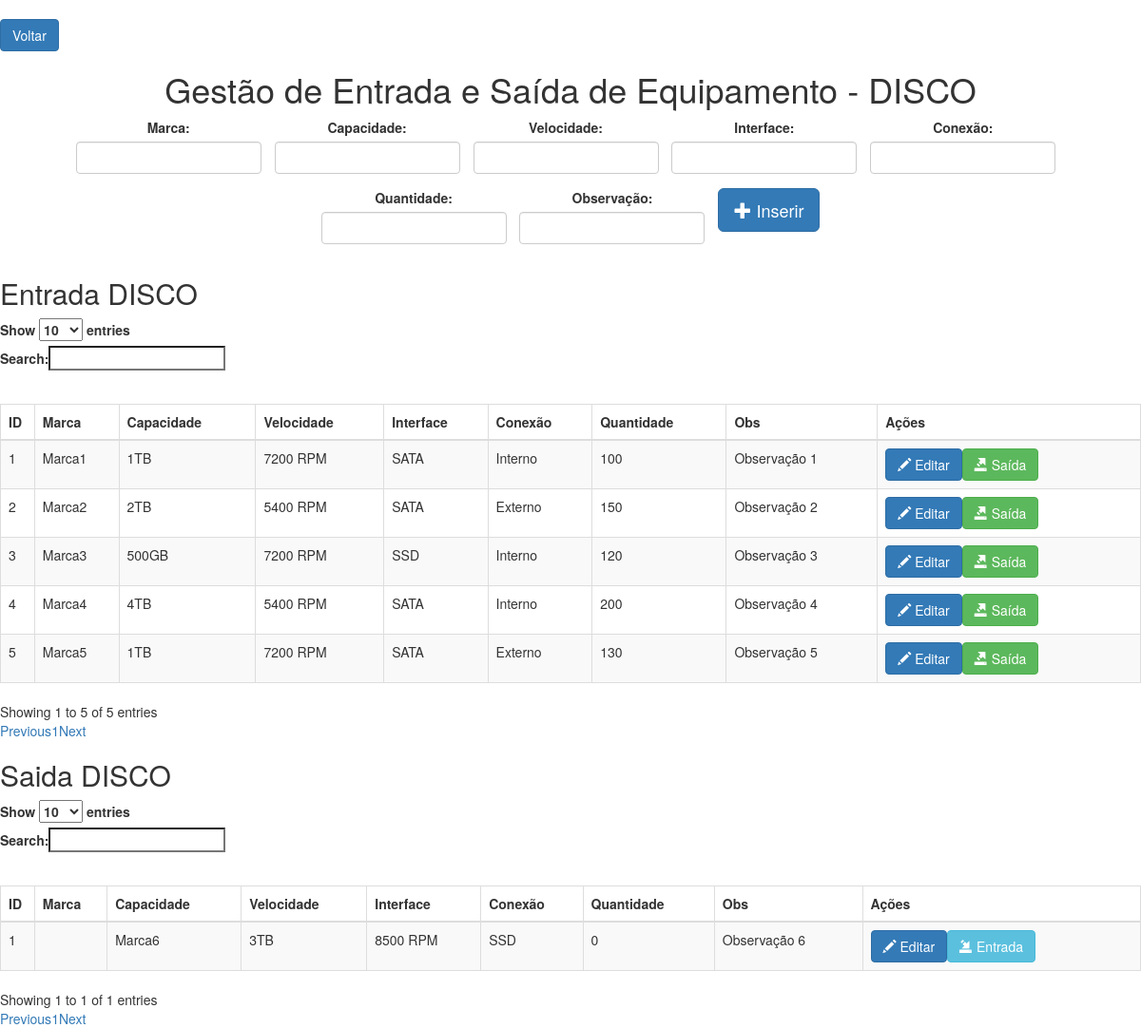
The app's page /disco-rigido.php with its own data.
### tables this page shows
CREATE TABLE `disco` (
  `ID` int(11) NOT NULL,
  `MARCA` varchar(100) NOT NULL,
  `CAPACIDADE` varchar(100) NOT NULL,
  `VELOCIDADE` varchar(100) NOT NULL,
  `INTERFACE` varchar(100) NOT NULL,
  `CONEXAO` varchar(100) NOT NULL,
  `QUANTIDADE` int(11) NOT NULL,
  `OBS` varchar(255) NOT NULL
);

CREATE TABLE `disco_saida` (
  `DISCO_ID` int(11) NOT NULL,
  `MARCA` varchar(100) NOT NULL,
  `CAPACIDADE` varchar(100) NOT NULL,
  `VELOCIDADE` varchar(100) NOT NULL,
  `INTERFACE` varchar(100) NOT NULL,
  `CONEXAO` varchar(100) NOT NULL,
  `QUANTIDADE` int(11) NOT NULL,
  `OBS` varchar(255) NOT NULL
);

### disco-rigido.php (the view, shortened to what this page needs)
<!DOCTYPE html>
<html>
<head>
    <link rel="stylesheet" href="style.css">
    <link rel="stylesheet" href="https://maxcdn.bootstrapcdn.com/bootstrap/3.3.7/css/bootstrap.min.css">
    <link rel="stylesheet" href="https://cdn.datatables.net/1.10.19/css/dataTables.bootstrap.min.css">
</head>
<body>
<div class="text-left" style="margin-top: 20px;">
    <button onclick="window.location.href='index.php'" class="btn btn-primary">Voltar</button>
</div>
<h1 class="text-center">Gestão de Entrada e Saída de Equipamento - DISCO</h1>
<form method="post" action="inserir.php">
    <div class="form-container inline">
        <div class="form-group">
            <label for="MARCA">Marca:</label>
            <input type="text" name="MARCA" id="MARCA" class="form-control" required>
        </div>
        <div class="form-group">
            <label for="CAPACIDADE">Capacidade:</label>
            <input type="text" name="CAPACIDADE" id="CAPACIDADE" class="form-control" required>
        </div>
        <div class="form-group">
            <label for="VELOCIDADE">Velocidade:</label>
            <input type="text" name="VELOCIDADE" id="VELOCIDADE" class="form-control" required>
        </div>
        <div class="form-group">
            <label for="INTERFACE">Interface:</label>
            <input type="text" name="INTERFACE" id="INTERFACE" class="form-control" required>
        </div>
        <div class="form-group">
            <label for="CONEXAO">Conexão:</label>
            <input type="text" name="CONEXAO" id="CONEXAO" class="form-control" required>
        </div>
        <div class="form-group">
            <label for="QUANTIDADE">Quantidade:</label>
            <input type="text" name="QUANTIDADE" id="QUANTIDADE" class="form-control" required>
        </div>
        <div class="form-group">
            <label for="OBS">Observação:</label>
            <input type="text" name="OBS" id="OBS" class="form-control" required>
        </div>
        <button type="submit" name="submit_insert" class="btn btn-primary btn-lg">
            <span class="glyphicon glyphicon-plus"></span> Inserir
        </button>
    </div>
</form>
<?php
function exibirTabela($conexao)
{
    $sql = "SELECT * FROM disco";
    $resultado = mysqli_query($conexao, $sql);
    if (mysqli_num_rows($resultado) > 0) {
        echo '<h2>Entrada DISCO</h2>';
        echo '<table id="disco-table" class="table table-striped table-bordered">';
        echo '<thead><tr><th>ID</th><th>Marca</th><th>Capacidade</th><th>Velocidade</th><th>Interface</th><th>Conexão</th><th>Quantidade</th><th>Obs</th><th>Ações</th></tr></thead>';
        echo '<tbody>';
        while ($row = mysqli_fetch_assoc($resultado)) {
            echo '<tr>';
            echo '<td>' . $row['ID'] . '</td>';
            echo '<td>' . $row['MARCA'] . '</td>';
            echo '<td>' . $row['CAPACIDADE'] . '</td>';
            echo '<td>' . $row['VELOCIDADE'] . '</td>';
            echo '<td>' . $row['INTERFACE'] . '</td>';
            echo '<td>' . $row['CONEXAO'] . '</td>';
            echo '<td>' . $row['QUANTIDADE'] . '</td>';
            echo '<td>' . $row['OBS'] . '</td>';
            echo '<td><button class="btn btn-primary btn-editar"><span class="glyphicon glyphicon-pencil"></span> Editar</button>';
            echo '<button class="btn btn-success btn-saida"><span class="glyphicon glyphicon-export"></span> Saída</button>';
            echo '</td>';
            echo '</tr>';
        }
        echo '</tbody>';
        echo '</table>';
    }
}
function exibirTabelaDiscoSaida($conexao)
{
    $sql = "SELECT * FROM disco_saida";
    $resultado = mysqli_query($conexao, $sql);
    if (mysqli_num_rows($resultado) > 0) {
        echo '<h2>Saida DISCO</h2>';
        echo '<table id="disco_saida-table" class="table table-striped table-bordered">';
        echo '<thead><tr><th>ID</th><th>Marca</th><th>Capacidade</th><th>Velocidade</th><th>Interface</th><th>Conexão</th><th>Quantidade</th><th>Obs</th><th>Ações</th></tr></thead>';
        echo '<tbody>';
        while ($row = mysqli_fetch_assoc($resultado)) {
            echo '<tr>';
            echo '<td>' . $row['DISCO_ID'] . '</td>';
            echo '<td>' . $row['MARCA'] . '</td>';
            echo '<td>' . $row['CAPACIDADE'] . '</td>';
            echo '<td>' . $row['VELOCIDADE'] . '</td>';
            echo '<td>' . $row['INTERFACE'] . '</td>';
            echo '<td>' . $row['CONEXAO'] . '</td>';
            echo '<td>' . $row['QUANTIDADE'] . '</td>';
            echo '<td>' . $row['OBS'] . '</td>';
            echo '<td><button class="btn btn-primary btn-editar"><span class="glyphicon glyphicon-pencil"></span> Editar</button>';
            echo '<button class="btn btn-info btn-entrada"><span class="glyphicon glyphicon-import"></span> Entrada</button>';
            echo '</td>';
            echo '</tr>';
        }
        echo '</tbody>';
        echo '</table>';
    }
}
$host = "localhost";
$usuario = "root";
$senha = "";
$banco = "INVENTARIO";
$conexao = mysqli_connect($host, $usuario, $senha, $banco);
if (mysqli_connect_errno()) {
    echo '<div class="message error">Erro na conexão com o banco de dados: ' . mysqli_connect_error() . '</div>';
} else {
    exibirTabela($conexao);
    exibirTabelaDiscoSaida($conexao);
}
?>
</body>
</html>

### style.css (style rules this page uses)
body { background-color: #f1f1f1; font-family: Arial, sans-serif; }
h1 { text-align: center; }
table { width: 100%; margin-top: 30px; border-collapse: collapse; }
table th, table td { padding: 8px; border: 1px solid #ccc; }
.form-group { display: inline-block; margin-right: 10px; margin-bottom: 10px; vertical-align: top; }
.form-group label { display: block; }
.form-group input, .form-group select, .form-group textarea { display: block; width: 100%; box-sizing: border-box; }
.form-container { text-align: center; }

### records on screen
disco: ID "1", MARCA "Marca1", CAPACIDADE "1TB", VELOCIDADE "7200 RPM", INTERFACE "SATA", CONEXAO "Interno", QUANTIDADE "100", OBS "Observação 1"
disco: ID "2", MARCA "Marca2", CAPACIDADE "2TB", VELOCIDADE "5400 RPM", INTERFACE "SATA", CONEXAO "Externo", QUANTIDADE "150", OBS "Observação 2"
disco: ID "3", MARCA "Marca3", CAPACIDADE "500GB", VELOCIDADE "7200 RPM", INTERFACE "SSD", CONEXAO "Interno", QUANTIDADE "120", OBS "Observação 3"
disco: ID "4", MARCA "Marca4", CAPACIDADE "4TB", VELOCIDADE "5400 RPM", INTERFACE "SATA", CONEXAO "Interno", QUANTIDADE "200", OBS "Observação 4"
disco: ID "5", MARCA "Marca5", CAPACIDADE "1TB", VELOCIDADE "7200 RPM", INTERFACE "SATA", CONEXAO "Externo", QUANTIDADE "130", OBS "Observação 5"
disco_saida: DISCO_ID "1", CAPACIDADE "Marca6", VELOCIDADE "3TB", INTERFACE "8500 RPM", CONEXAO "SSD", QUANTIDADE "0", OBS "Observação 6"
